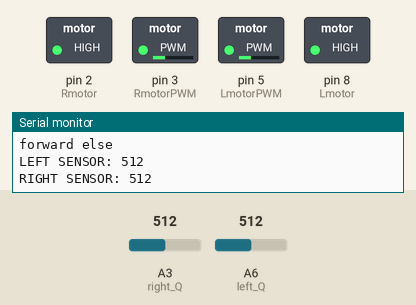
Recording of a sketch running on a simulated Arduino Nano, built with avr-gcc and run on an emulated ATmega328P. On the bench: switched loads named in the sketch (green lamp = pin HIGH), the last lines printed to the serial monitor. The test bench sets the inputs (shaded band); at power-on: A3 (right_Q) = 512, A6 (left_Q) = 512.

Above: at 1.2 s.
1.3 s: A3 (right_Q) set to 981
4.3 s: A3 (right_Q) set to 1011
At 4.9 s:
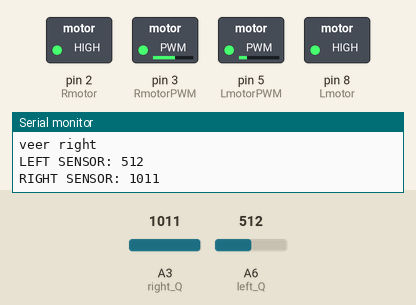
5.8 s: A6 (left_Q) set to 104
8.8 s: A6 (left_Q) set to 88
Timing chart, 0 to 11.8 s (numbered marks = the images above; inputs shaded):
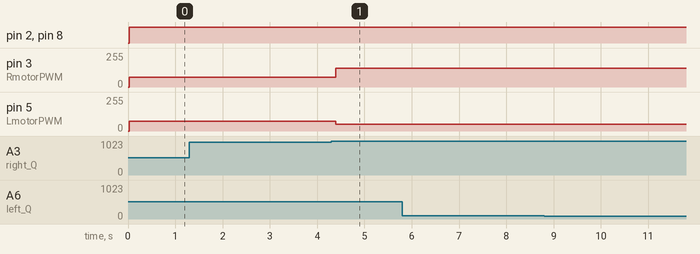

Measured:
- the behaviour switches between 995 and 996 on A3 (right_Q) (found by bisection; images 0 and 1)
- after the input at 4.3 s, pin 3 (RmotorPWM): 75/255 → 140/255 after 0.10 s; pin 5 (LmotorPWM): 75/255 → 50/255 after 0.10 s

The sketch:

LineFollow.ino
```cpp
#include <Wire.h>
#include "Adafruit_TCS34725.h"
int Rmotor= 2;
int RmotorPWM= 3;
int Lmotor= 8;
int LmotorPWM= 5;

int left_Q = A6;
int right_Q = A3;

int left_calib;
int right_calib;

int left_threshold;
int right_threshold;


int left_read;
int right_read;

//CONSTANT TO GET THE REFLECTANCE OF A LINE
int left_line_refl=870;
int right_line_refl=835;

int left_line=false;
int right_line=false;

void setup() {
  // put your setup code here, to run once:
 Serial.begin(9600);
  pinMode(Rmotor,OUTPUT);
  pinMode(Lmotor,OUTPUT);
  pinMode(RmotorPWM,OUTPUT);
  pinMode(LmotorPWM, OUTPUT);

  //pinMode(left_Q, INPUT);
//  pinMode(right_Q, INPUT);

  left_calib=analogRead(left_Q);
  right_calib=analogRead(right_Q);

  left_threshold = abs((left_calib-left_line_refl)/2);
  right_threshold = abs((right_calib-right_line_refl)/2);
}

void loop() {
    readSensors();
    Serial.print("LEFT SENSOR: ");
    Serial.println(analogRead(left_Q));
    Serial.print("RIGHT SENSOR: ");
    Serial.println(analogRead(right_Q));
    delay(20);

    if(!left_line && !right_line){
      drive_forward();
      Serial.println("forward no line");
    }
   else if(!left_line && right_line){
      veer_left();
      Serial.println("veer left");
    }
    else if(left_line && !right_line){
      veer_right();
      Serial.println("veer right");
    }
    else {
      drive_forward();
      Serial.println("forward else");
    }
}

void readSensors(){
  left_line= (((analogRead(left_Q)-left_line_refl)<left_threshold) ||(left_line_refl-analogRead(left_Q))>left_threshold);
  right_line=((analogRead(right_Q)-right_line_refl<right_threshold) || (left_line_refl-analogRead(right_Q))>right_threshold);
}
void drive_forward() {
  digitalWrite(Rmotor,HIGH);
  digitalWrite(Lmotor,HIGH);
  analogWrite(RmotorPWM,75);
  analogWrite(LmotorPWM, 75);
}
void stop(){
  digitalWrite(Rmotor,LOW);
  digitalWrite(Lmotor,LOW);
  analogWrite(RmotorPWM,0);
  analogWrite(LmotorPWM, 0);
}
void veer_right(){
  digitalWrite(Rmotor,HIGH);
  digitalWrite(Lmotor,HIGH);
  analogWrite(RmotorPWM,140);
  analogWrite(LmotorPWM, 50);
}

void veer_left(){
  digitalWrite(Rmotor,HIGH);
  digitalWrite(Lmotor,HIGH);
  analogWrite(RmotorPWM,50);
  analogWrite(LmotorPWM, 140);
}
```
